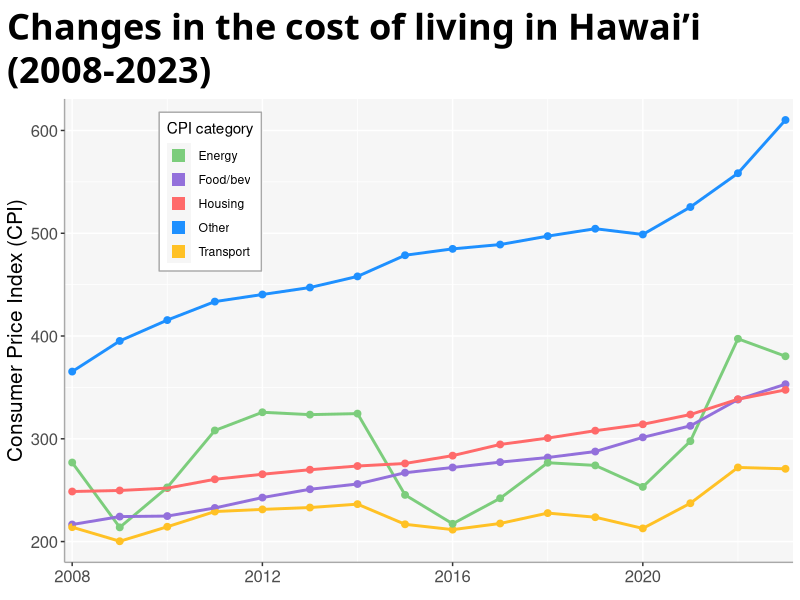

This figure's R source: (Note: this script raises an error after producing the figure.)
## Looking at how consumer price index has changed in Hawai'i over time
library(ggtext)
library(ggplot2)
library(tidyverse)

cpi_data <- read_csv('data/HI_CPI_data.csv') 

cpi <- cpi_data %>%
  pivot_longer(cols= 4:19, names_to = 'year', values_to = 'CPI') %>%
  select(1, 5, 6) %>%
  pivot_wider(names_from = 'Indicator', values_from = 'CPI') %>%
  mutate(year = as.numeric(year)) %>%
  rename(food_bev = 'CPI- Food & beverages',
         housing = 'CPI- Housing',
         apparel = 'CPI- Apparel',
         trnsprt = 'CPI- Transportation',
         med_care = 'CPI- Medical care',
         education = 'CPI- Educ. & communication',
         rec = 'CPI- Recreation',
         energy = 'CPI- Energy',
         other = 'CPI- Other good & services')

cpi_plot <- cpi %>%
  select(-apparel, -rec, -education, -med_care) %>%
  pivot_longer(cols = 2:6, names_to = 'cpi', values_to = 'value') %>%
  
  ggplot(aes(x=year, y=value, color=cpi)) +
  # geom_smooth(data = subset(cpi2, cpi=='avgs'), show.legend = FALSE) +
  geom_point(size = 2) +
  geom_path(linewidth = 1, linejoin = 'round', show.legend = FALSE) +
  
  scale_x_continuous(expand = c(0.01,0.01))+
  scale_color_manual(name = 'CPI category',
                     values = c('palegreen3', 'mediumpurple', 'indianred1',
                                'dodgerblue', 'goldenrod1'),
                     labels = c('Energy', 'Food/bev', 'Housing', 'Other', 'Transport'),
                     guide = guide_legend(override.aes = list(shape=15, size = 4))) +
  
  labs(
    title = "Changes in the cost of living in Hawai'i (2008-2023)",
    x = NULL,
    y = 'Consumer Price Index (CPI)'
  ) +
  
  theme(
    plot.title = element_textbox_simple(family='patua-one', face='bold', size=26,
                                        margin = margin(0,0,5,0)),
    plot.title.position = 'plot',
    panel.background = element_rect(fill = '#f6f6f6'),
    legend.background = element_rect(color='darkgrey', fill = "white"),
    legend.key = element_rect(fill = '#f6f6f6'),
    legend.position = "inside",
    legend.position.inside = c(0.2, 0.8),
    axis.line = element_line(color = 'darkgrey'),
    axis.text = element_text(size = 12),
    axis.title = element_text(size=15),
    plot.margin = margin(10,5,10,5),
    panel.spacing = unit(0.3, 'in')
  )
 
cost_of_living <- cpi %>%
  mutate(avgs = rowMeans(cpi[2:6], na.rm = TRUE)) %>%
  select(year, avgs) +
  pivot_longer(cols = 2, names_to = 'cpi', values_to = 'value')
  
## Researched funtions for inseting layers beneath existing plot, krassowski
`-.gg` <- function(plot, layer) {
  if (missing(layer)) {
    stop("Cannot use `-.gg()` with a single argument. Did you accidentally put 
         - on a new line?")
  }
  if (!is.ggplot(plot)) {
    stop('Need a plot on the left side')
  }
  plot$layers = c(layer, plot$layers)
  plot
}

cpi_plot -
  geom_smooth(data = cost_of_living, name = NULL, aes(x=year, y=avgs, color=NA, linewidth=NA),
              show.legend = FALSE, inherit.aes = FALSE, position=position_dodge2())
